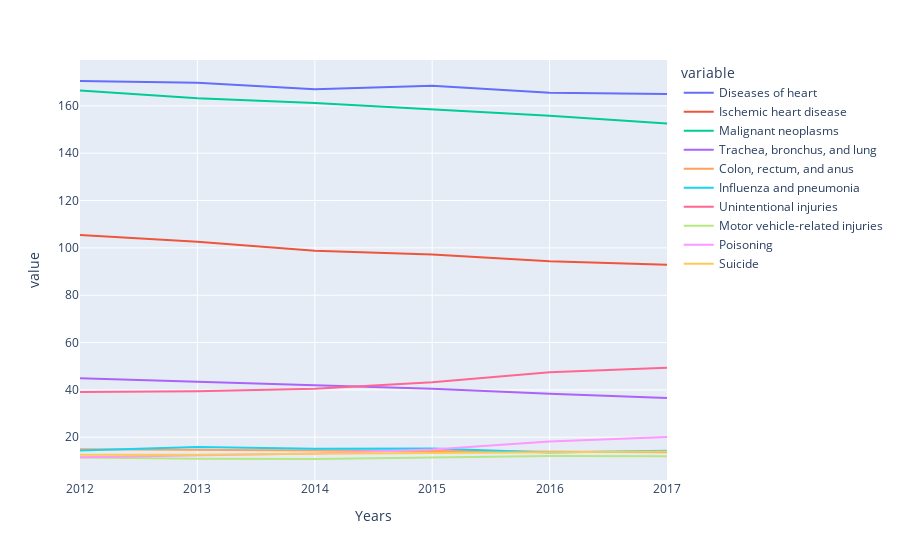

This figure's notebook cell:
### Code cell
import plotly.express as px

df = healthDf
healthLine = px.line(df, x='Years', y=cause)
healthLine.show()

### Figure 1 — Plotly figure (JSON) as saved in the notebook; plotly's stock layout.template omitted (floating-point values rounded to 4 significant figures)
{"data": [{"hovertemplate": "variable=Diseases of heart<br>Years=%{x}<br>value=%{y}<extra></extra>", "legendgroup": "Diseases of heart", "line": {"color": "#636efa", "dash": "solid"}, "mode": "lines", "name": "Diseases of heart", "orientation": "v", "showlegend": true, "type": "scatter", "x": ["2012", "2013", "2014", "2015", "2016", "2017"], "xaxis": "x", "y": [170.5, 169.8, 167, 168.5, 165.5, 165], "yaxis": "y"}, {"hovertemplate": "variable=Ischemic heart disease<br>Years=%{x}<br>value=%{y}<extra></extra>", "legendgroup": "Ischemic heart disease", "line": {"color": "#EF553B", "dash": "solid"}, "mode": "lines", "name": "Ischemic heart disease", "orientation": "v", "showlegend": true, "type": "scatter", "x": ["2012", "2013", "2014", "2015", "2016", "2017"], "xaxis": "x", "y": [105.4, 102.6, 98.8, 97.2, 94.3, 92.9], "yaxis": "y"}, {"hovertemplate": "variable=Malignant neoplasms<br>Years=%{x}<br>value=%{y}<extra></extra>", "legendgroup": "Malignant neoplasms", "line": {"color": "#00cc96", "dash": "solid"}, "mode": "lines", "name": "Malignant neoplasms", "orientation": "v", "showlegend": true, "type": "scatter", "x": ["2012", "2013", "2014", "2015", "2016", "2017"], "xaxis": "x", "y": [166.5, 163.2, 161.2, 158.5, 155.8, 152.5], "yaxis": "y"}, {"hovertemplate": "variable=Trachea, bronchus, and lung<br>Years=%{x}<br>value=%{y}<extra></extra>", "legendgroup": "Trachea, bronchus, and lung", "line": {"color": "#ab63fa", "dash": "solid"}, "mode": "lines", "name": "Trachea, bronchus, and lung", "orientation": "v", "showlegend": true, "type": "scatter", "x": ["2012", "2013", "2014", "2015", "2016", "2017"], "xaxis": "x", "y": [44.9, 43.4, 42.1, 40.5, 38.4, 36.6], "yaxis": "y"}, {"hovertemplate": "variable=Colon, rectum, and anus<br>Years=%{x}<br>value=%{y}<extra></extra>", "legendgroup": "Colon, rectum, and anus", "line": {"color": "#FFA15A", "dash": "solid"}, "mode": "lines", "name": "Colon, rectum, and anus", "orientation": "v", "showlegend": true, "type": "scatter", "x": ["2012", "2013", "2014", "2015", "2016", "2017"], "xaxis": "x", "y": [14.9, 14.6, 14.3, 14.2, 13.9, 13.7], "yaxis": "y"}, {"hovertemplate": "variable=Influenza and pneumonia<br>Years=%{x}<br>value=%{y}<extra></extra>", "legendgroup": "Influenza and pneumonia", "line": {"color": "#19d3f3", "dash": "solid"}, "mode": "lines", "name": "Influenza and pneumonia", "orientation": "v", "showlegend": true, "type": "scatter", "x": ["2012", "2013", "2014", "2015", "2016", "2017"], "xaxis": "x", "y": [14.4, 15.9, 15.1, 15.2, 13.5, 14.3], "yaxis": "y"}, {"hovertemplate": "variable=Unintentional injuries<br>Years=%{x}<br>value=%{y}<extra></extra>", "legendgroup": "Unintentional injuries", "line": {"color": "#FF6692", "dash": "solid"}, "mode": "lines", "name": "Unintentional injuries", "orientation": "v", "showlegend": true, "type": "scatter", "x": ["2012", "2013", "2014", "2015", "2016", "2017"], "xaxis": "x", "y": [39.1, 39.4, 40.5, 43.2, 47.4, 49.4], "yaxis": "y"}, {"hovertemplate": "variable=Motor vehicle-related injuries<br>Years=%{x}<br>value=%{y}<extra></extra>", "legendgroup": "Motor vehicle-related injuries", "line": {"color": "#B6E880", "dash": "solid"}, "mode": "lines", "name": "Motor vehicle-related injuries", "orientation": "v", "showlegend": true, "type": "scatter", "x": ["2012", "2013", "2014", "2015", "2016", "2017"], "xaxis": "x", "y": [11.4, 10.9, 10.8, 11.4, 12.1, 12], "yaxis": "y"}, {"hovertemplate": "variable=Poisoning<br>Years=%{x}<br>value=%{y}<extra></extra>", "legendgroup": "Poisoning", "line": {"color": "#FF97FF", "dash": "solid"}, "mode": "lines", "name": "Poisoning", "orientation": "v", "showlegend": true, "type": "scatter", "x": ["2012", "2013", "2014", "2015", "2016", "2017"], "xaxis": "x", "y": [11.5, 12.2, 13.1, 14.8, 18.2, 20.1], "yaxis": "y"}, {"hovertemplate": "variable=Suicide<br>Years=%{x}<br>value=%{y}<extra></extra>", "legendgroup": "Suicide", "line": {"color": "#FECB52", "dash": "solid"}, "mode": "lines", "name": "Suicide", "orientation": "v", "showlegend": true, "type": "scatter", "x": ["2012", "2013", "2014", "2015", "2016", "2017"], "xaxis": "x", "y": [12.6, 12.6, 13, 13.3, 13.5, 14], "yaxis": "y"}], "layout": {"legend": {"title": {"text": "variable"}, "tracegroupgap": 0}, "margin": {"t": 60}, "xaxis": {"anchor": "y", "domain": [0, 1], "title": {"text": "Years"}}, "yaxis": {"anchor": "x", "domain": [0, 1], "title": {"text": "value"}}}}
